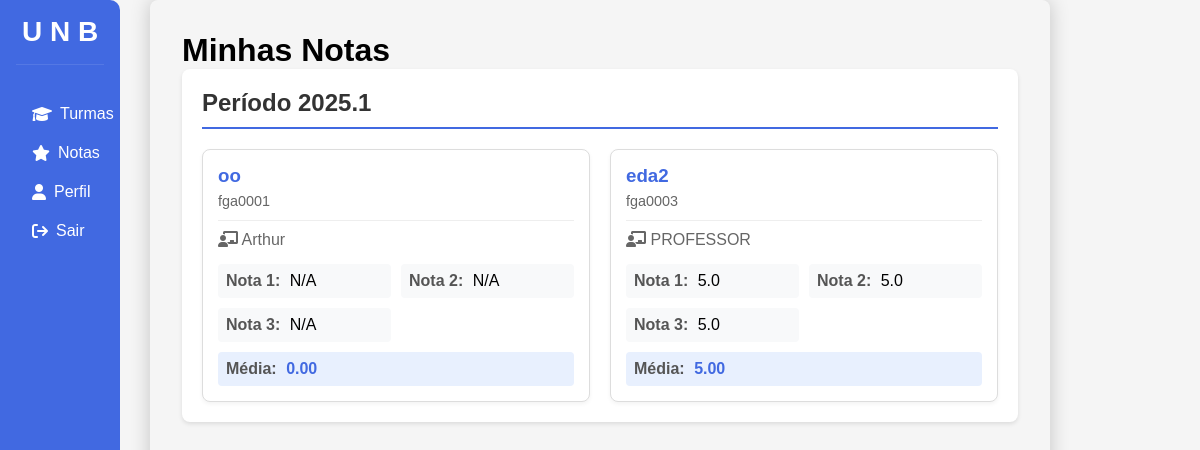
The page /aluno/visualizar_notas (signed in) on the database its author committed.
### app.py (models this page shows, shortened)
class Turma(db.Model):
    codigo_disciplina = db.Column(db.String(100), nullable=False, primary_key=True)
    nome = db.Column(db.String(100), nullable=False)
    professor_email = db.Column(db.String(150), db.ForeignKey('user.email'), nullable=False)
    ano = db.Column(db.Integer, nullable=False)
    semestre = db.Column(db.Integer, nullable=False)
    professor = db.relationship('User', backref='turmas_ministradas', foreign_keys=[professor_email])
    alunos = db.relationship('User',
                           secondary=alunos_turmas,
                           lazy='subquery',
                           backref=db.backref('turmas', lazy=True))

class User(db.Model):
    email = db.Column(db.String(150), unique=True, nullable=False, primary_key=True)
    nome = db.Column(db.String(150), nullable=False)
    cargo = db.Column(db.String(50), nullable=False)
    senha = db.Column(db.String(150), nullable=False)

### app.py (the view, shortened to what this page needs)
@app.route('/aluno/visualizar_notas')
def visualizar_notas():
    if 'email' not in session or session['cargo'] != 'Aluno':
        return redirect(url_for('login'))
    aluno = User.query.filter_by(email=session['email']).first()
    turmas = aluno.turmas
    periodos = sorted(set(f"{turma.ano}.{turma.semestre}" for turma in turmas), reverse=True)
    for turma in turmas:
        nota = Nota.query.filter_by(
            aluno_email=aluno.email,
            turma_codigo=turma.codigo_disciplina
        ).first()
    db.session.commit()
    return render_template('aluno/visualizar_notas.html',
                         turmas=turmas,
                         periodos=periodos)

### templates/aluno/visualizar_notas.html (shortened to what this page needs)
<!DOCTYPE html>
<html lang="pt-BR">
<head>
    <link rel="stylesheet" href="{{ url_for('static', filename='css/aluno/visualizar_notas.css') }}">
    <link rel="stylesheet" href="https://cdnjs.cloudflare.com/ajax/libs/font-awesome/6.0.0-beta3/css/all.min.css">
</head>
<body>
    <div class="navbar">
        <h2>U N B</h2>
        <ul>
            <li><a href="{{ url_for('visualizar_turmas_aluno') }}"><i class="fas fa-graduation-cap"></i>Turmas</a></li>
            <li><a href="{{ url_for('visualizar_notas') }}" class="active"><i class="fas fa-star"></i>Notas</a></li>
            <li><a href="{{ url_for('gerenciar_perfil_aluno') }}"><i class="fa-solid fa-user"></i>Perfil</a></li>
            <li><a href="{{ url_for('logout') }}"><i class="fa-solid fa-arrow-right-from-bracket"></i>Sair</a></li>
        </ul>
    </div>
    <div class="container">
        <h1>Minhas Notas</h1>
        {% for periodo in periodos %}
        <div class="periodo-section">
            <h2>Período {{ periodo }}</h2>
            <div class="notas-grid">
                {% for turma in turmas %}
                    {% set periodo_turma = turma.ano|string + "." + turma.semestre|string %}
                    {% if periodo_turma == periodo %}
                    <div class="nota-card">
                        <div class="disciplina-header">
                            <h3>{{ turma.nome }}</h3>
                            <span class="codigo">{{ turma.codigo_disciplina }}</span>
                        </div>
                        <div class="professor-info">
                            <span><i class="fas fa-chalkboard-teacher"></i> {{ turma.professor.nome }}</span>
                        </div>
                        <div class="notas-info">
                            <div class="nota-item">
                                <span class="nota-label">Nota 1:</span>
                                <span class="nota-valor">{{ turma.notas|selectattr("aluno_email", "equalto", session['email'])|map(attribute="nota1")|first or "N/A" }}</span>
                            </div>
                            <div class="nota-item">
                                <span class="nota-label">Nota 2:</span>
                                <span class="nota-valor">{{ turma.notas|selectattr("aluno_email", "equalto", session['email'])|map(attribute="nota2")|first or "N/A" }}</span>
                            </div>
                            <div class="nota-item">
                                <span class="nota-label">Nota 3:</span>
                                <span class="nota-valor">{{ turma.notas|selectattr("aluno_email", "equalto", session['email'])|map(attribute="nota3")|first or "N/A" }}</span>
                            </div>
                            <div class="media-item">
                                {% set notas = turma.notas|selectattr("aluno_email", "equalto", session['email'])|first %}
                                {% if notas %}
                                    {% set nota1 = notas.nota1 if notas.nota1 is not none else 0 %}
                                    {% set nota2 = notas.nota2 if notas.nota2 is not none else 0 %}
                                    {% set nota3 = notas.nota3 if notas.nota3 is not none else 0 %}
                                    {% set media = (nota1 + nota2 + nota3) / 3 %}
                                    <span class="media-label">Média:</span>
                                    <span class="media-valor">{{ "%.2f"|format(media) }}</span>
                                {% else %}
                                    <span class="media-label">Média:</span>
                                    <span class="media-valor">N/A</span>
                                {% endif %}
                            </div>
                        </div>
                    </div>
                    {% endif %}
                {% endfor %}
            </div>
        </div>
        {% endfor %}
    </div>
</body>
</html>

### static/css/aluno/visualizar_notas.css (style rules this page uses)
* { margin: 0; padding: 0; box-sizing: border-box; font-family: Arial, sans-serif; }
body { background-color: #f5f5f5; }
.container { margin-left: 250px; padding: 2rem; border-radius: 8px; box-shadow: 0 0 20px rgba(0, 0, 0, 0.2); width: 75%; margin: auto; margin-top: 0; }
.periodo-section { margin-bottom: 30px; background: white; padding: 20px; border-radius: 8px; box-shadow: 0 2px 4px rgba(0,0,0,0.1); }
.periodo-section h2 { color: #333; margin-bottom: 20px; padding-bottom: 10px; border-bottom: 2px solid #4169E1; }
.notas-grid { display: grid; grid-template-columns: repeat(auto-fill, minmax(300px, 1fr)); gap: 20px; }
.nota-card { background: white; border: 1px solid #ddd; border-radius: 8px; padding: 15px; box-shadow: 0 2px 4px rgba(0,0,0,0.05); }
.disciplina-header { margin-bottom: 10px; border-bottom: 1px solid #eee; padding-bottom: 10px; }
.disciplina-header h3 { color: #4169E1; margin-bottom: 5px; }
.codigo { color: #666; font-size: 0.9em; }
.professor-info { color: #666; margin-bottom: 15px; }
.notas-info { display: grid; grid-template-columns: repeat(2, 1fr); gap: 10px; }
.nota-item, .media-item { padding: 8px; background: #f8f9fa; border-radius: 4px; }
.nota-label, .media-label { font-weight: bold; color: #555; margin-right: 5px; }
.media-item { grid-column: span 2; background: #e8f0fe; color: #4169E1; }
.media-valor { font-weight: bold; }
.navbar { width: 10%; background-color: #4169E1; color: white; padding: 1rem; position: fixed; height: 100%; border-top-right-radius: 10px; border-bottom-right-radius: 10px; }
.navbar h2 { text-align: center; margin-bottom: 2rem; padding-bottom: 1rem; border-bottom: 1px solid rgba(255, 255, 255, 0.1); font-size: 28px; color: var(--white-color); min-width: 60px; text-align: center; }
.navbar ul { list-style: none; padding: 0; }
.navbar ul li { margin-bottom: 5px; }
.navbar ul li a { color: white; text-decoration: none; display: flex; align-items: center; padding: 0.5rem 1rem; transition: background-color 0.3s; border-radius: 10px; }
.navbar ul li a i { margin-right: 0.5rem; }

### rows shown on the page
Turma: nome "oo", codigo_disciplina "fga0001", professor.nome "Arthur", notas|selectattr "N/A", media "0.00"
Turma: nome "eda2", codigo_disciplina "fga0003", professor.nome "PROFESSOR", notas|selectattr "5.0", media "5.00"

### other values the page prints
{{ periodo }} "2025.1"
